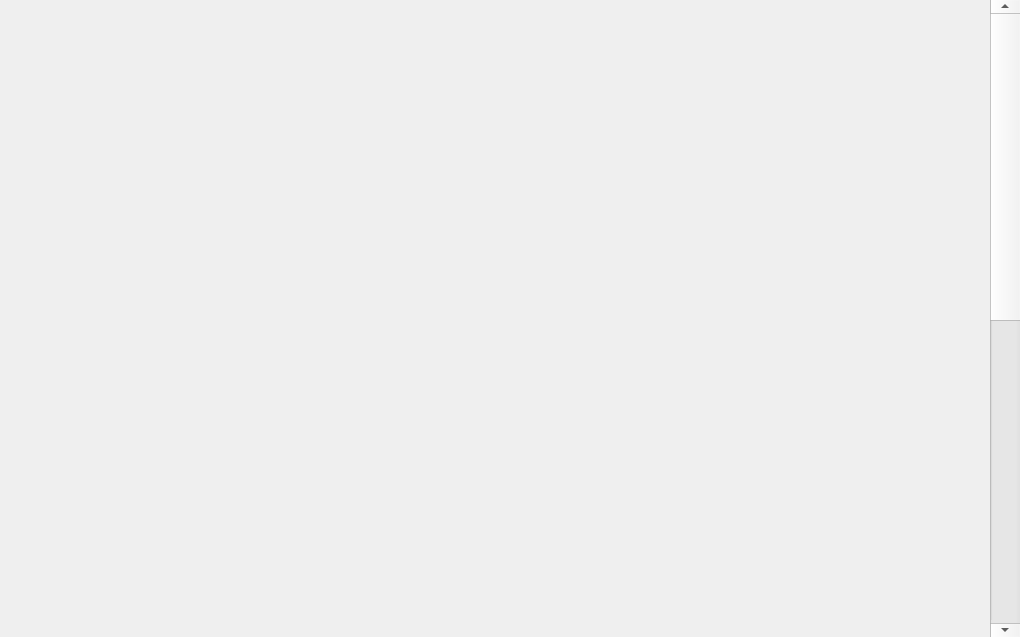
<?xml version="1.0" encoding="UTF-8"?>
<ui version="4.0">
 <class>ScrollGrid</class>
 <widget class="QDialog" name="ScrollGrid">
  <property name="geometry">
   <rect>
    <x>0</x>
    <y>0</y>
    <width>1020</width>
    <height>637</height>
   </rect>
  </property>
  <property name="windowTitle">
   <string>Dialog</string>
  </property>
  <property name="styleSheet">
   <string notr="true">QDialog {
    border-image:url(:/files/theme16х9.jpg);
    width: 100px;
    border: none;
}</string>
  </property>
  <layout class="QHBoxLayout" name="horizontalLayout">
   <property name="spacing">
    <number>0</number>
   </property>
   <property name="leftMargin">
    <number>0</number>
   </property>
   <property name="topMargin">
    <number>0</number>
   </property>
   <property name="rightMargin">
    <number>0</number>
   </property>
   <property name="bottomMargin">
    <number>0</number>
   </property>
   <item>
    <widget class="QScrollArea" name="scrollArea">
     <property name="styleSheet">
      <string notr="true">background: transparent; border: none;</string>
     </property>
     <property name="verticalScrollBarPolicy">
      <enum>Qt::ScrollBarAlwaysOff</enum>
     </property>
     <property name="widgetResizable">
      <bool>true</bool>
     </property>
     <widget class="QWidget" name="scrollAreaWidgetContents">
      <property name="geometry">
       <rect>
        <x>0</x>
        <y>0</y>
        <width>990</width>
        <height>637</height>
       </rect>
      </property>
      <layout class="QGridLayout" name="gridLayout"/>
     </widget>
    </widget>
   </item>
   <item>
    <widget class="QScrollBar" name="verticalScrollBar">
     <property name="minimumSize">
      <size>
       <width>30</width>
       <height>0</height>
      </size>
     </property>
     <property name="pageStep">
      <number>100</number>
     </property>
     <property name="orientation">
      <enum>Qt::Vertical</enum>
     </property>
    </widget>
   </item>
  </layout>
 </widget>
 <resources/>
 <connections/>
</ui>
